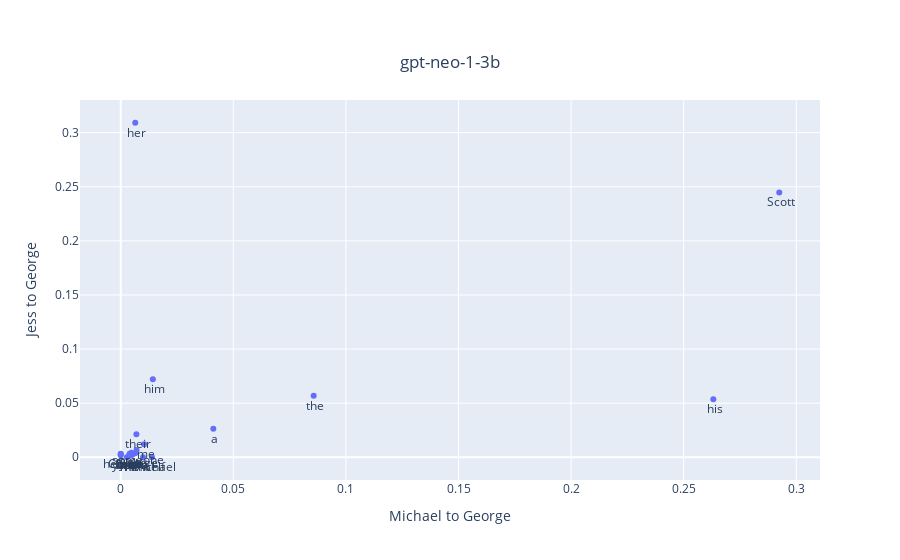

Source (notebook cell):
### Code cell
plot_compare_prompt_logprobs(prompt1, prompt2, "Michael to George", "Jess to George")

### Figure 1 — Plotly figure (JSON) as saved in the notebook; plotly's stock layout.template omitted (floating-point values rounded to 4 significant figures)
{"data": [{"mode": "markers+text", "text": [" his", " their", " himself", " The", " John", " someone", " you", " the", " Mr", " one", " them", " Chris", " Michael", " Scot", " George", " an", " a", " her", " me", " herself", " him", " Scott", " David"], "textposition": "bottom center", "type": "scatter", "x": [0.2632, 0.006952, 0.009881, 0.002722, 0.004524, 0.007034, 0, 0.08569, 0.004704, 0.003915, 0.004872, 0, 0.01388, 0.004008, 0.006379, 0.005414, 0.04111, 0.006455, 0.0104, 0, 0.01426, 0.2924, 0.003839], "y": [0.05362, 0.02129, 0, 0, 0.002196, 0.006791, 0.001938, 0.05675, 0.004135, 0.002691, 0.002, 0.002701, 0, 0.003146, 0.003794, 0.002898, 0.02624, 0.3092, 0.01196, 0.003208, 0.07216, 0.2448, 0.002031]}], "layout": {"title": {"text": "gpt-neo-1-3b", "x": 0.5, "xanchor": "center", "y": 0.9, "yanchor": "top"}, "xaxis": {"title": {"text": "Michael to George"}}, "yaxis": {"title": {"text": "Jess to George"}}}}
